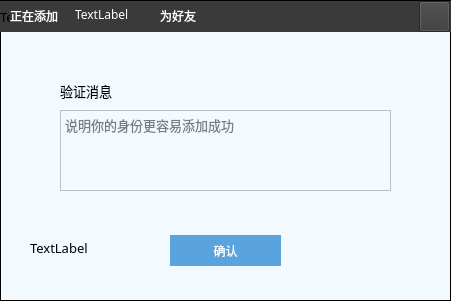
     <widget class="QWidget" name="widget_8" native="true">
      <property name="geometry">
       <rect>
        <x>60</x>
        <y>20</y>
        <width>451</width>
        <height>301</height>
       </rect>
      </property>
      <property name="font">
       <font>
        <family>微软雅黑</family>
        <pointsize>10</pointsize>
       </font>
      </property>
      <property name="styleSheet">
       <string notr="true">background-color: rgb(242, 249, 255);</string>
      </property>
      <widget class="QLabel" name="label_27">
       <property name="geometry">
        <rect>
         <x>60</x>
         <y>80</y>
         <width>71</width>
         <height>21</height>
        </rect>
       </property>
       <property name="font">
        <font>
         <family>微软雅黑</family>
         <pointsize>10</pointsize>
        </font>
       </property>
       <property name="text">
        <string>验证消息</string>
       </property>
      </widget>
      <widget class="QTextEdit" name="textEdit">
       <property name="geometry">
        <rect>
         <x>60</x>
         <y>110</y>
         <width>331</width>
         <height>81</height>
        </rect>
       </property>
       <property name="font">
        <font>
         <family>微软雅黑</family>
         <pointsize>10</pointsize>
        </font>
       </property>
       <property name="styleSheet">
        <string notr="true">background-color: rgb(242, 249, 255);</string>
       </property>
       <property name="placeholderText">
        <string>说明你的身份更容易添加成功</string>
       </property>
      </widget>
      <widget class="QPushButton" name="pushButton_10">
       <property name="geometry">
        <rect>
         <x>170</x>
         <y>235</y>
         <width>111</width>
         <height>31</height>
        </rect>
       </property>
       <property name="font">
        <font>
         <family>微软雅黑</family>
         <pointsize>9</pointsize>
        </font>
       </property>
       <property name="styleSheet">
        <string notr="true">QPushButton{border-style:none;background: rgb(89, 164, 222);color: rgb(255, 255, 255);}
QPushButton:hover{background:rgb(100, 178, 232);color: rgb(255, 255, 255);}</string>
       </property>
       <property name="text">
        <string>确认</string>
       </property>
      </widget>
      <widget class="QPushButton" name="pushButton_17">
       <property name="geometry">
        <rect>
         <x>419</x>
         <y>1</y>
         <width>31</width>
         <height>31</height>
        </rect>
       </property>
       <property name="styleSheet">
        <string notr="true">QPushButton{border-image: url(:/image/close.png);background: rgb(58, 58, 58);}
QPushButton:hover{background: rgb(100, 100, 100);}</string>
       </property>
       <property name="text">
        <string/>
       </property>
      </widget>
      <widget class="QLabel" name="label_28">
       <property name="geometry">
        <rect>
         <x>0</x>
         <y>0</y>
         <width>451</width>
         <height>301</height>
        </rect>
       </property>
       <property name="styleSheet">
        <string notr="true">border:1px solid;</string>
       </property>
       <property name="text">
        <string/>
       </property>
      </widget>
      <widget class="QLabel" name="label_36">
       <property name="geometry">
        <rect>
         <x>10</x>
         <y>8</y>
         <width>72</width>
         <height>15</height>
        </rect>
       </property>
       <property name="font">
        <font>
         <family>微软雅黑</family>
        </font>
       </property>
       <property name="styleSheet">
        <string notr="true">color: rgb(255, 255, 255);
background-color: rgb(58, 58, 58);</string>
       </property>
       <property name="text">
        <string>正在添加</string>
       </property>
      </widget>
      <widget class="QLabel" name="label_37">
       <property name="geometry">
        <rect>
         <x>75</x>
         <y>6</y>
         <width>81</width>
         <height>16</height>
        </rect>
       </property>
       <property name="font">
        <font>
         <family>微软雅黑</family>
        </font>
       </property>
       <property name="styleSheet">
        <string notr="true">color: rgb(255, 255, 255);
background-color: rgb(58, 58, 58);</string>
       </property>
       <property name="text">
        <string>TextLabel</string>
       </property>
      </widget>
      <widget class="QLabel" name="label_38">
       <property name="geometry">
        <rect>
         <x>160</x>
         <y>8</y>
         <width>72</width>
         <height>15</height>
        </rect>
       </property>
       <property name="font">
        <font>
         <family>微软雅黑</family>
        </font>
       </property>
       <property name="styleSheet">
        <string notr="true">color: rgb(255, 255, 255);
background-color: rgb(58, 58, 58);</string>
       </property>
       <property name="text">
        <string>为好友</string>
       </property>
      </widget>
      <widget class="QLabel" name="label_44">
       <property name="geometry">
        <rect>
         <x>30</x>
         <y>240</y>
         <width>72</width>
         <height>15</height>
        </rect>
       </property>
       <property name="text">
        <string>TextLabel</string>
       </property>
      </widget>
      <widget class="QLabel" name="label_51">
       <property name="geometry">
        <rect>
         <x>0</x>
         <y>1</y>
         <width>451</width>
         <height>31</height>
        </rect>
       </property>
       <property name="styleSheet">
        <string notr="true">background-color: rgb(58, 58, 58);</string>
       </property>
       <property name="text">
        <string>TextLabel</string>
       </property>
      </widget>
      <zorder>label_28</zorder>
      <zorder>label_51</zorder>
      <zorder>label_27</zorder>
      <zorder>textEdit</zorder>
      <zorder>pushButton_10</zorder>
      <zorder>pushButton_17</zorder>
      <zorder>label_36</zorder>
      <zorder>label_37</zorder>
      <zorder>label_38</zorder>
      <zorder>label_44</zorder>
     </widget>
